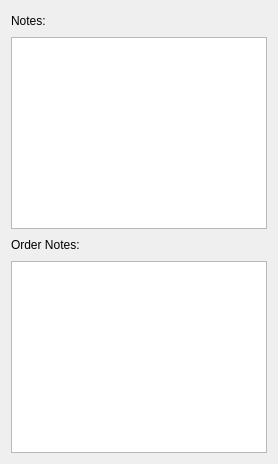
         <widget class="QWidget" name="_notesPage">
          <layout class="QVBoxLayout" name="verticalLayout_5">
           <item>
            <layout class="QHBoxLayout" name="horizontalLayout_3">
             <item>
              <widget class="QLabel" name="_notesLit">
               <property name="text">
                <string>Notes:</string>
               </property>
              </widget>
             </item>
             <item>
              <spacer name="horizontalSpacer_4">
               <property name="orientation">
                <enum>Qt::Horizontal</enum>
               </property>
               <property name="sizeHint" stdset="0">
                <size>
                 <width>40</width>
                 <height>20</height>
                </size>
               </property>
              </spacer>
             </item>
            </layout>
           </item>
           <item>
            <widget class="XTextEdit" name="_notes"/>
           </item>
           <item>
            <layout class="QHBoxLayout" name="horizontalLayout_8">
             <item>
              <widget class="QLabel" name="_poCommentsLit">
               <property name="text">
                <string>Order Notes:</string>
               </property>
              </widget>
             </item>
             <item>
              <spacer name="horizontalSpacer_6">
               <property name="orientation">
                <enum>Qt::Horizontal</enum>
               </property>
               <property name="sizeHint" stdset="0">
                <size>
                 <width>40</width>
                 <height>20</height>
                </size>
               </property>
              </spacer>
             </item>
            </layout>
           </item>
           <item>
            <widget class="XTextEdit" name="_poComments"/>
           </item>
          </layout>
         </widget>
